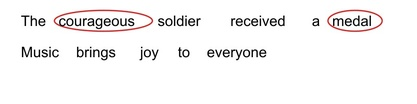
#> input picture temp/tests/red-circle-2.jpg, 417 x 104 px, shrunk from 800 x 200 before the run, found by its file name
$ python analyze_marks_detail.py
#> lines starting #> are read from the running program, lines starting #| are printed output that depends on the picture; after the words box and inside, x2 and y2 are one past the last pixel; in counts of white or black regions, pixels touching at a corner belong together
#!/usr/bin/env python3
"""详细分析红笔/黑笔标记图片的特征，为检测算法提供参数"""
import cv2
import numpy as np
import os

TEST_DIR = '/home/kevin/kevin/git/gxwtf_english/temp/tests'
IMAGES = [
    ('red-circle-2.jpg', '红笔圈出-2词', ['courageous', 'medal']),
    ('red-underline-2.jpg', '红下划线-2词', ['mysterious', 'disappeared']),
    ('black-circle-2.jpg', '黑笔圈出-2词', ['appreciate', 'wonderful']),
    ('black-underline-2.jpg', '黑下划线-2词', ['requires', 'perseverance']),
    ('red-circle-3.jpg', '红笔圈出-3词', ['important', 'require', 'consideration']),
]

for fname, name, expected in IMAGES:
    path = os.path.join(TEST_DIR, fname)
    if not os.path.exists(path):
        print(f'缺失: {fname}')
        continue
    img = cv2.imread(path)
#> img is the input picture: shape (104, 417, 3); mean B, G, R 244.1, 244.1, 245.4
    if img is None:
        continue
    h, w = img.shape[:2]
#> h = 104; w = 417
    print(f'\n{"="*70}')
    print(f'{name} ({fname})  size={w}x{h}  expected={expected}')
#| 红笔圈出-2词 (red-circle-2.jpg)  size=417x104  expected=['courageous', 'medal']
    print(f'{"="*70}')

    hsv = cv2.cvtColor(img, cv2.COLOR_BGR2HSV)
#> hsv: shape (104, 417, 3); mean H, S, V 9, 2.3, 245.5

    # 红色 mask（两个范围）
    red1 = cv2.inRange(hsv, np.array([0, 50, 100]), np.array([10, 255, 255]))
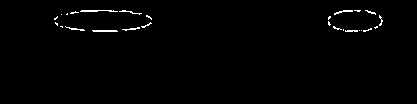
#> red1: shape (104, 417); 1% white in thin lines or dots, all inside (x1, y1, x2, y2) = (54, 10, 383, 32)
    red2 = cv2.inRange(hsv, np.array([170, 50, 100]), np.array([180, 255, 255]))
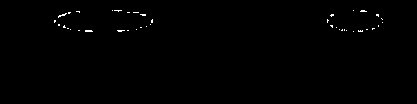
#> red2: shape (104, 417); 0.42% white in thin lines or dots, all inside (x1, y1, x2, y2) = (54, 10, 383, 32)
    red_mask = cv2.bitwise_or(red1, red2)
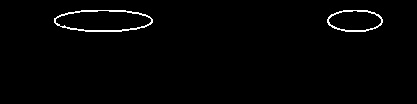
#> red_mask: shape (104, 417); 1.4% white in thin lines or dots, all inside (x1, y1, x2, y2) = (54, 10, 383, 32)

    # 黑色 mask（低饱和度低亮度）
    black_mask = cv2.inRange(hsv, np.array([0, 0, 0]), np.array([180, 50, 80]))
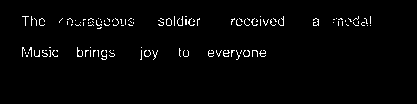
#> black_mask: shape (104, 417); 2.2% white in thin lines or dots, all inside (x1, y1, x2, y2) = (22, 16, 371, 60)

    for label, mask in [('红色', red_mask), ('黑色', black_mask)]:
        cnt = cv2.countNonZero(mask)
        if cnt == 0:
            print(f'  [{label}] 无像素')
            continue
        # 找连通组件
        num, labels, stats, cent = cv2.connectedComponentsWithStats(mask, connectivity=8)
        comps = []
        for i in range(1, num):
            x, y, cw, ch, area = stats[i]
            if area < 30:  # 过滤太小的噪点
                continue
            bbox_area = cw * ch
            fill_ratio = area / bbox_area if bbox_area > 0 else 0
            aspect = cw / ch if ch > 0 else 0
            comps.append({
                'x': x, 'y': y, 'w': cw, 'h': ch, 'area': area,
                'fill': round(fill_ratio, 3), 'aspect': round(aspect, 2),
                'cx': round(cent[i][0]), 'cy': round(cent[i][1]),
            })
        # 按面积排序，取前 10 个
        comps.sort(key=lambda c: -c['area'])
        print(f'  [{label}] 共 {len(comps)} 个组件 (总面积 {cnt} 像素)')
        for c in comps[:10]:
            shape = '?'
            if c['fill'] < 0.3 and c['w'] > 20 and c['h'] > 20:
                shape = '圈/环'
            elif c['aspect'] > 3 and c['h'] < 30:
                shape = '下划线'
            elif c['fill'] > 0.8:
                shape = '实心块'
            print(f"    x={c['x']:4d} y={c['y']:4d} w={c['w']:3d} h={c['h']:3d} area={c['area']:5d} "
                  f"fill={c['fill']} aspect={c['aspect']} cx={c['cx']} cy={c['cy']} -> {shape}")
#> this loop made 2 passes
#> (label, cnt, num, cent) on pass 1: ('红色', 618, 3, [[208.1, 51.95], [103.1, 20.6], [354.2, 20.46]])
#> (label, cnt, num) on pass 2: ('黑色', 949, 115)
#|   [红色] 共 2 个组件 (总面积 618 像素)
#|     x=  54 y=  10 w= 99 h= 22 area=  383 fill=0.176 aspect=4.5 cx=103 cy=21 -> 圈/环
#|     x= 327 y=  10 w= 56 h= 22 area=  235 fill=0.191 aspect=2.55 cx=354 cy=20 -> 圈/环
#|   [黑色] 共 0 个组件 (总面积 949 像素)
#> pass 2, `num, labels, stats, cent = cv2.connectedComponentsWithStats(mask, conn..`:
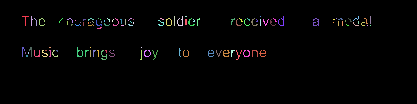
#> labels: shape (104, 417) int32; 115 distinct labels, from 0 to 114; one colour per label, 0 black
#> pass 2 of the loop `for fname, name, expected in IMAGES:`:
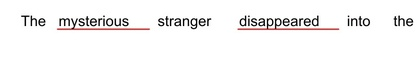
#> input picture temp/tests/red-underline-2.jpg, 417 x 73 px, shrunk from 800 x 140 before the run, found by its file name
#> img is the input picture: shape (73, 417, 3); mean B, G, R 244.9, 245, 246.1
#| 红下划线-2词 (red-underline-2.jpg)  size=417x73  expected=['mysterious', 'disappeared']
#> hsv: shape (73, 417, 3); mean H, S, V 8.4, 2.4, 246.1
#> `red1 = cv2.inRange(hsv, np.array([0, 50, 100]), np.array([10, 255, 255..`:
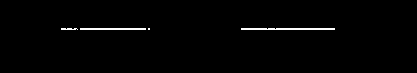
#> red1: shape (73, 417); 1.2% white in thin lines or dots, all inside (x1, y1, x2, y2) = (61, 28, 335, 30)
#> red2: shape (73, 417); 0.11% white in thin lines or dots, all inside (x1, y1, x2, y2) = (57, 28, 339, 30)
#> black_mask: shape (73, 417); 1.9% white in thin lines or dots, all inside (x1, y1, x2, y2) = (22, 16, 413, 29)
#> the loop `for label, mask in [('红色', red_mask), ('黑色', black_mask)]:` made 2 passes
#> (label, cnt, num, cent) on pass 1: ('红色', 384, 3, [[208.1, 36.1], [103.3, 28.51], [288.2, 28.5]])
#> (printed output is left out)
#> pass 2, `num, labels, stats, cent = cv2.connectedComponentsWithStats(mask, conn..`:
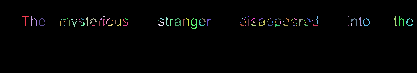
#> labels: shape (73, 417) int32; 98 distinct labels, from 0 to 97; one colour per label, 0 black
#> pass 3 of the loop `for fname, name, expected in IMAGES:`:
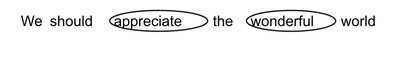
#> input picture temp/tests/black-circle-2.jpg, 417 x 73 px, shrunk from 800 x 140 before the run, found by its file name
#> img is the input picture: shape (73, 417, 3); min 0, max 255, mean 243.2
#| 黑笔圈出-2词 (black-circle-2.jpg)  size=417x73  expected=['appreciate', 'wonderful']
#> hsv: shape (73, 417, 3); mean H, S, V 0, 0, 243.2
#> red1: shape (73, 417); every value is 0
#> `black_mask = cv2.inRange(hsv, np.array([0, 0, 0]), np.array([180, 50, ..`:
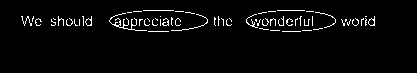
#> black_mask: shape (73, 417); 3.3% white in thin lines or dots, all inside (x1, y1, x2, y2) = (21, 10, 375, 32)
#> the loop `for label, mask in [('红色', red_mask), ('黑色', black_mask)]:` made 2 passes
#> (label, cnt) on pass 1: ('红色', 0)
#> (printed output is left out)
#> pass 2, `num, labels, stats, cent = cv2.connectedComponentsWithStats(mask, conn..`:
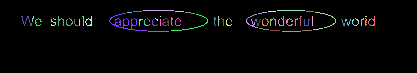
#> labels: shape (73, 417) int32; 64 distinct labels, from 0 to 63; one colour per label, 0 black
#> the loop made 5 passes; the first 3 are shown
